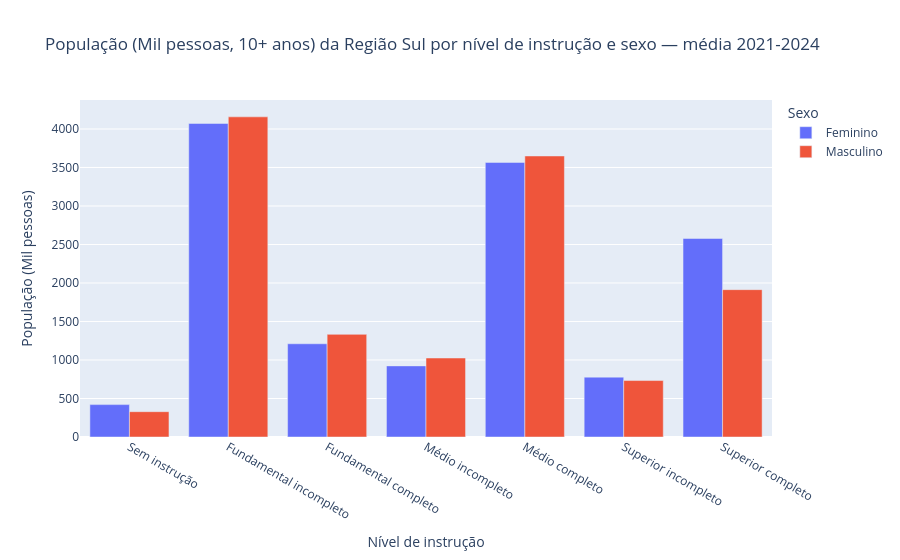

Notebook source saved alongside this figure:
### Markdown cell above
### 6.11 População da Região Sul por nível de instrução e sexo (tabela 7322)

### Code cell
df_instrucao = df_eda[
    (df_eda["tabela_id"] == 7322) & (df_eda["nivel_instrucao"] != "Total")
].copy()

instrucao_media = (
    df_instrucao.groupby(["nivel_instrucao", "sexo"])["valor"].mean().reset_index()
)

ordem_instrucao = [
    "Sem instrução", "Fundamental incompleto", "Fundamental completo",
    "Médio incompleto", "Médio completo", "Superior incompleto", "Superior completo",
]

fig = px.bar(
    instrucao_media,
    x="nivel_instrucao",
    y="valor",
    color="sexo",
    barmode="group",
    category_orders={"nivel_instrucao": ordem_instrucao},
    title="População (Mil pessoas, 10+ anos) da Região Sul por nível de instrução e sexo — média 2021-2024",
    labels={"nivel_instrucao": "Nível de instrução", "valor": "População (Mil pessoas)", "sexo": "Sexo"},
)
fig.update_xaxes(tickangle=30)
fig.show()

### Figure 1 — Plotly figure (JSON) as saved in the notebook; plotly's stock layout.template omitted (floating-point values rounded to 4 significant figures)
{"data": [{"alignmentgroup": "True", "hovertemplate": "Sexo=Feminino<br>Nível de instrução=%{x}<br>População (Mil pessoas)=%{y}<extra></extra>", "legendgroup": "Feminino", "marker": {"color": "#636efa", "pattern": {"shape": ""}}, "name": "Feminino", "offsetgroup": "Feminino", "orientation": "v", "showlegend": true, "textposition": "auto", "type": "bar", "x": ["Fundamental completo", "Fundamental incompleto", "Médio completo", "Médio incompleto", "Sem instrução", "Superior completo", "Superior incompleto"], "xaxis": "x", "y": [1210.0, 4072.0, 3566.0, 923.5, 420.5, 2578.0, 777.5], "yaxis": "y"}, {"alignmentgroup": "True", "hovertemplate": "Sexo=Masculino<br>Nível de instrução=%{x}<br>População (Mil pessoas)=%{y}<extra></extra>", "legendgroup": "Masculino", "marker": {"color": "#EF553B", "pattern": {"shape": ""}}, "name": "Masculino", "offsetgroup": "Masculino", "orientation": "v", "showlegend": true, "textposition": "auto", "type": "bar", "x": ["Fundamental completo", "Fundamental incompleto", "Médio completo", "Médio incompleto", "Sem instrução", "Superior completo", "Superior incompleto"], "xaxis": "x", "y": [1333.0, 4158.0, 3650.0, 1026.0, 328.8, 1914.0, 733.2], "yaxis": "y"}], "layout": {"barmode": "group", "legend": {"title": {"text": "Sexo"}, "tracegroupgap": 0}, "title": {"text": "População (Mil pessoas, 10+ anos) da Região Sul por nível de instrução e sexo — média 2021-2024"}, "xaxis": {"anchor": "y", "categoryarray": ["Sem instrução", "Fundamental incompleto", "Fundamental completo", "Médio incompleto", "Médio completo", "Superior incompleto", "Superior completo"], "categoryorder": "array", "domain": [0, 1], "tickangle": 30, "title": {"text": "Nível de instrução"}}, "yaxis": {"anchor": "x", "domain": [0, 1], "title": {"text": "População (Mil pessoas)"}}}}
